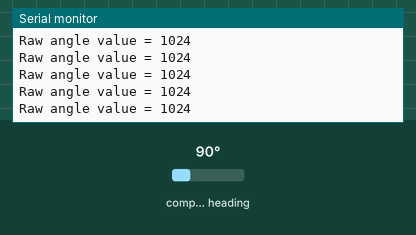
Bench run of a sketch on a simulated Arduino Uno, built with avr-gcc and run on an emulated ATmega328P. Shown: the last lines printed to the serial monitor. Wiring (inferred from the names in the program): AS5600 angle sensor at I2C address 0x36. The inputs (shaded band) are chosen by the test bench; at power-on: compass heading 90°.

Above: at 1.2 s.
1.3 s: compass heading set to 7°
At 1.56 s:
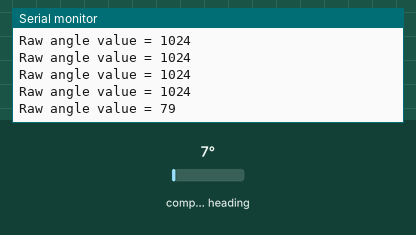
2.8 s: compass heading set to 180°
At 2.96 s:
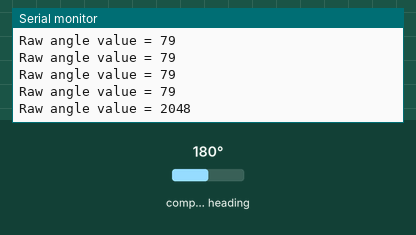
Timing chart, 0 to 5.8 s (numbered marks = the images above; inputs shaded):
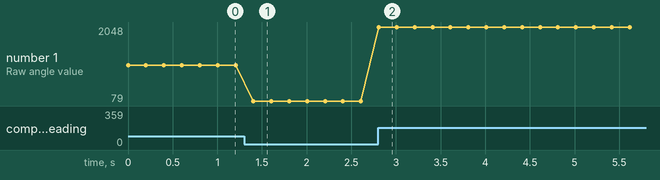

Measured:
- after the input at 1.3 s, the serial monitor: prints a new line after 0.10 s (image 1)
- after the input at 2.8 s, the serial monitor: prints a new line at once (image 2)
- plotted number 1: 1024 → 79 after the input at 1.3 s, 79 → 2048 after the input at 2.8 s

The sketch:

I2C_SampleCode.ino
```cpp
/* ----- Pin setting -----
   PC4 - Analog   4 - Encoder SDA
   PC5 - Analog   5 - Encoder SCL
*/

#include <stdint.h>
#include <Wire.h>

#define AS5600_AS5601_DEV_ADDRESS      0x36
#define AS5600_AS5601_REG_RAW_ANGLE    0x0C

void setup() {
  // I2C init
  Wire.begin();
  Wire.setClock(400000);

  // Communication function init
  Serial.begin(115200);
  while (!Serial);
}

void loop() {
  // Read RAW_ANGLE value from encoder
  Wire.beginTransmission(AS5600_AS5601_DEV_ADDRESS);
  Wire.write(AS5600_AS5601_REG_RAW_ANGLE);
  Wire.endTransmission(false);
  Wire.requestFrom(AS5600_AS5601_DEV_ADDRESS, 2);
  uint16_t RawAngle = 0;
  RawAngle  = ((uint16_t)Wire.read() << 8) & 0x0F00;
  RawAngle |= (uint16_t)Wire.read();
  // Raw angle value (0x0000~0x0FFF) is stored in RawAngle

  Serial.print("Raw angle value = ");
  Serial.println(RawAngle);
  delay(200);
}
```
